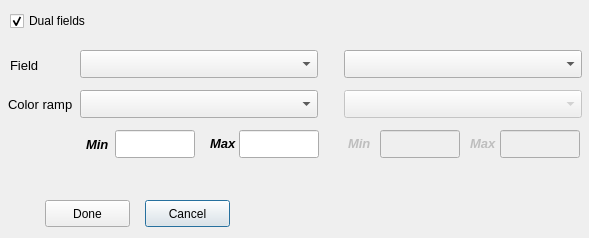
<?xml version="1.0" encoding="UTF-8"?>
<ui version="4.0">
 <class>BandwidthColorRamps</class>
 <widget class="QDialog" name="BandwidthColorRamps">
  <property name="geometry">
   <rect>
    <x>0</x>
    <y>0</y>
    <width>589</width>
    <height>238</height>
   </rect>
  </property>
  <property name="windowTitle">
   <string>AequilibraE - Color Ramps</string>
  </property>
  <widget class="QCheckBox" name="chk_dual_fields">
   <property name="geometry">
    <rect>
     <x>10</x>
     <y>10</y>
     <width>131</width>
     <height>22</height>
    </rect>
   </property>
   <property name="text">
    <string>Dual fields</string>
   </property>
   <property name="checked">
    <bool>true</bool>
   </property>
  </widget>
  <widget class="QLineEdit" name="txt_ab_min">
   <property name="geometry">
    <rect>
     <x>115</x>
     <y>130</y>
     <width>80</width>
     <height>28</height>
    </rect>
   </property>
  </widget>
  <widget class="QLineEdit" name="txt_ab_max">
   <property name="geometry">
    <rect>
     <x>239</x>
     <y>130</y>
     <width>80</width>
     <height>28</height>
    </rect>
   </property>
  </widget>
  <widget class="QLabel" name="label">
   <property name="geometry">
    <rect>
     <x>210</x>
     <y>135</y>
     <width>31</width>
     <height>17</height>
    </rect>
   </property>
   <property name="font">
    <font>
     <pointsize>10</pointsize>
     <weight>75</weight>
     <italic>true</italic>
     <bold>true</bold>
    </font>
   </property>
   <property name="text">
    <string>Max</string>
   </property>
  </widget>
  <widget class="QLabel" name="label_2">
   <property name="geometry">
    <rect>
     <x>86</x>
     <y>136</y>
     <width>31</width>
     <height>17</height>
    </rect>
   </property>
   <property name="font">
    <font>
     <pointsize>10</pointsize>
     <weight>75</weight>
     <italic>true</italic>
     <bold>true</bold>
    </font>
   </property>
   <property name="text">
    <string>Min</string>
   </property>
  </widget>
  <widget class="QLabel" name="label_3">
   <property name="enabled">
    <bool>false</bool>
   </property>
   <property name="geometry">
    <rect>
     <x>348</x>
     <y>135</y>
     <width>31</width>
     <height>17</height>
    </rect>
   </property>
   <property name="font">
    <font>
     <pointsize>10</pointsize>
     <weight>75</weight>
     <italic>true</italic>
     <bold>true</bold>
    </font>
   </property>
   <property name="text">
    <string>Min</string>
   </property>
  </widget>
  <widget class="QLineEdit" name="txt_ba_min">
   <property name="enabled">
    <bool>false</bool>
   </property>
   <property name="geometry">
    <rect>
     <x>380</x>
     <y>130</y>
     <width>80</width>
     <height>28</height>
    </rect>
   </property>
  </widget>
  <widget class="QLabel" name="label_4">
   <property name="enabled">
    <bool>false</bool>
   </property>
   <property name="geometry">
    <rect>
     <x>470</x>
     <y>135</y>
     <width>31</width>
     <height>17</height>
    </rect>
   </property>
   <property name="font">
    <font>
     <pointsize>10</pointsize>
     <weight>75</weight>
     <italic>true</italic>
     <bold>true</bold>
    </font>
   </property>
   <property name="text">
    <string>Max</string>
   </property>
  </widget>
  <widget class="QLineEdit" name="txt_ba_max">
   <property name="enabled">
    <bool>false</bool>
   </property>
   <property name="geometry">
    <rect>
     <x>500</x>
     <y>130</y>
     <width>80</width>
     <height>28</height>
    </rect>
   </property>
  </widget>
  <widget class="QComboBox" name="cbb_ab_color">
   <property name="geometry">
    <rect>
     <x>80</x>
     <y>90</y>
     <width>238</width>
     <height>28</height>
    </rect>
   </property>
  </widget>
  <widget class="QComboBox" name="cbb_ba_color">
   <property name="enabled">
    <bool>false</bool>
   </property>
   <property name="geometry">
    <rect>
     <x>344</x>
     <y>90</y>
     <width>238</width>
     <height>28</height>
    </rect>
   </property>
  </widget>
  <widget class="QLabel" name="label_5">
   <property name="geometry">
    <rect>
     <x>10</x>
     <y>55</y>
     <width>71</width>
     <height>20</height>
    </rect>
   </property>
   <property name="font">
    <font>
     <pointsize>10</pointsize>
     <weight>50</weight>
     <italic>false</italic>
     <bold>false</bold>
    </font>
   </property>
   <property name="text">
    <string>Field</string>
   </property>
  </widget>
  <widget class="QLabel" name="label_6">
   <property name="geometry">
    <rect>
     <x>8</x>
     <y>94</y>
     <width>81</width>
     <height>20</height>
    </rect>
   </property>
   <property name="font">
    <font>
     <pointsize>10</pointsize>
     <weight>50</weight>
     <italic>false</italic>
     <bold>false</bold>
    </font>
   </property>
   <property name="text">
    <string>Color ramp</string>
   </property>
  </widget>
  <widget class="QPushButton" name="but_cancel">
   <property name="geometry">
    <rect>
     <x>145</x>
     <y>200</y>
     <width>85</width>
     <height>27</height>
    </rect>
   </property>
   <property name="text">
    <string>Cancel</string>
   </property>
  </widget>
  <widget class="QPushButton" name="but_done">
   <property name="geometry">
    <rect>
     <x>45</x>
     <y>200</y>
     <width>85</width>
     <height>27</height>
    </rect>
   </property>
   <property name="text">
    <string>Done</string>
   </property>
  </widget>
  <widget class="QgsFieldComboBox" name="cbb_ba_field">
   <property name="geometry">
    <rect>
     <x>344</x>
     <y>50</y>
     <width>238</width>
     <height>28</height>
    </rect>
   </property>
  </widget>
  <widget class="QComboBox" name="cbb_ab_field">
   <property name="geometry">
    <rect>
     <x>80</x>
     <y>50</y>
     <width>238</width>
     <height>28</height>
    </rect>
   </property>
  </widget>
 </widget>
 <customwidgets>
  <customwidget>
   <class>QgsFieldComboBox</class>
   <extends>QComboBox</extends>
   <header>qgsfieldcombobox.h</header>
  </customwidget>
 </customwidgets>
 <tabstops>
  <tabstop>chk_dual_fields</tabstop>
  <tabstop>cbb_ab_field</tabstop>
  <tabstop>cbb_ba_field</tabstop>
  <tabstop>cbb_ab_color</tabstop>
  <tabstop>cbb_ba_color</tabstop>
  <tabstop>txt_ab_min</tabstop>
  <tabstop>txt_ab_max</tabstop>
  <tabstop>txt_ba_min</tabstop>
  <tabstop>txt_ba_max</tabstop>
  <tabstop>but_done</tabstop>
  <tabstop>but_cancel</tabstop>
 </tabstops>
 <resources/>
 <connections/>
</ui>
